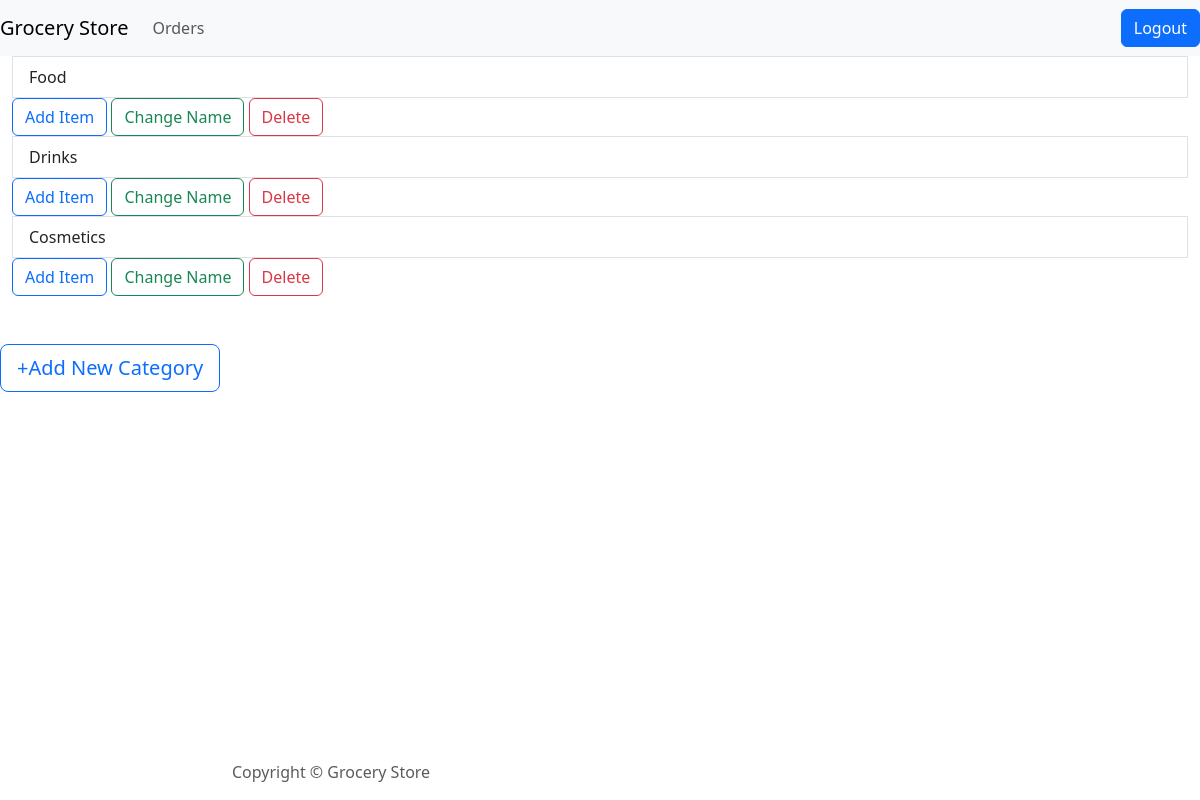
The page /aview (signed in) on the database its author committed.
### dbmodel.py (models this page shows)
class Category(db.Model):
    cid = db.Column(db.Integer, primary_key=True, nullable=False)
    name = db.Column(db.String(30), nullable=False)
    pro= db.relationship('Product', backref ="cat", cascade='all, delete-orphan')

### app.py (the view)
@app.route("/aview")
def aview():
    if ('admin' in session and session['admin'] == params['admin_user']):
        categories=Category.query.all()
        return render_template('aview.html', categories=categories)

### templates/aview.html (shortened to what this page needs)
{% extends "layout.html" %}
{% block body %}
<div class="list-group">
    {% if categories|length<=0 %}
        <p>No categories found</p>
    {%else%}
    {% for category in categories %}
        <div class="container-fluid">
            <a href="/aview/{{category.cid}}" class="list-group-item list-group-item-action">{{category.name}}</a>
            <a href="/additem/{{category.cid}}"><button type="button" class="btn btn-outline-primary">Add Item</button></a>
            <a href="/changecname/{{category.cid}}"><button type="button" class="btn btn-outline-success">Change Name</button></a>
            <a href="/deletecat/{{category.cid}}"><button type="button" class="btn btn-outline-danger" onclick="confirmDelete(event, this,'{{category.name}}','{{category.cid}}')">Delete</button></a>
        </div>
    {% endfor %}
    {% endif %}
</div>
<br><br>
<a href="/addcat"><button type="button" class="btn btn-outline-primary btn-lg">+Add New Category</button></a>
{% endblock %}

### rows shown on the page
Category: name "Food"
Category: name "Drinks"
Category: name "Cosmetics"
